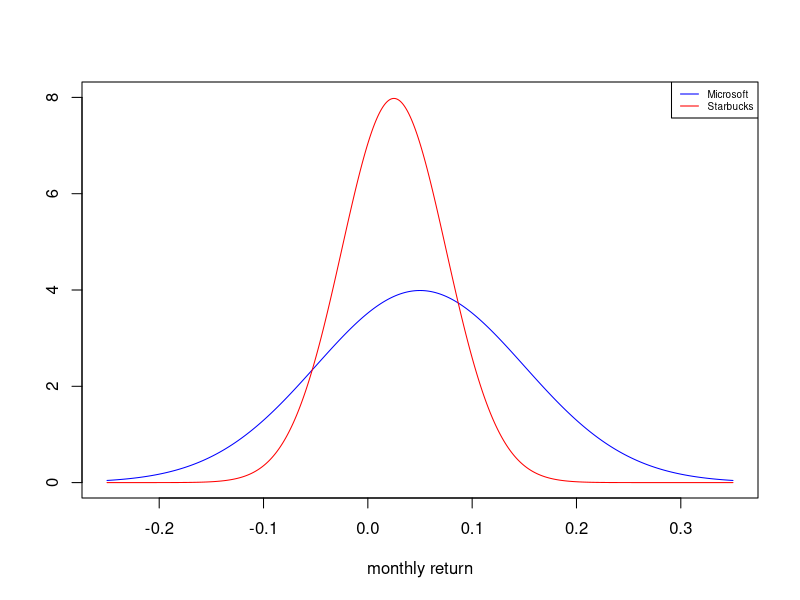
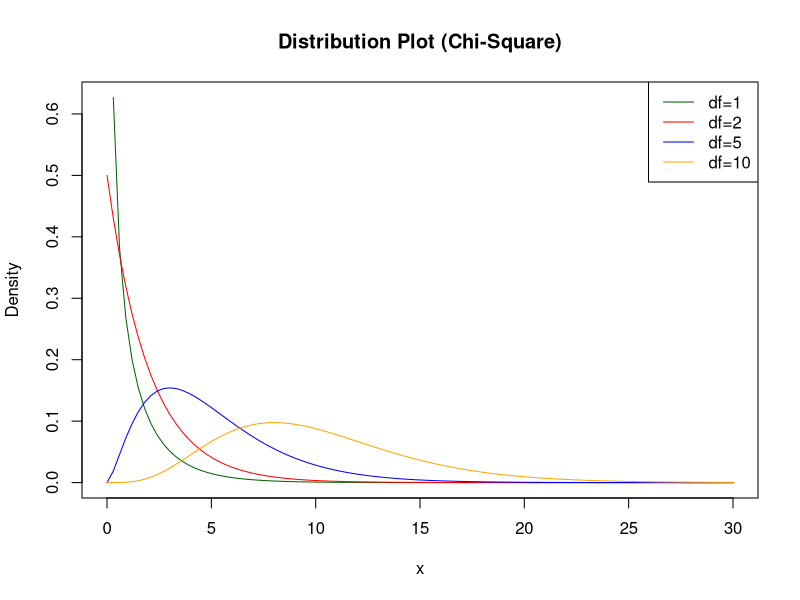
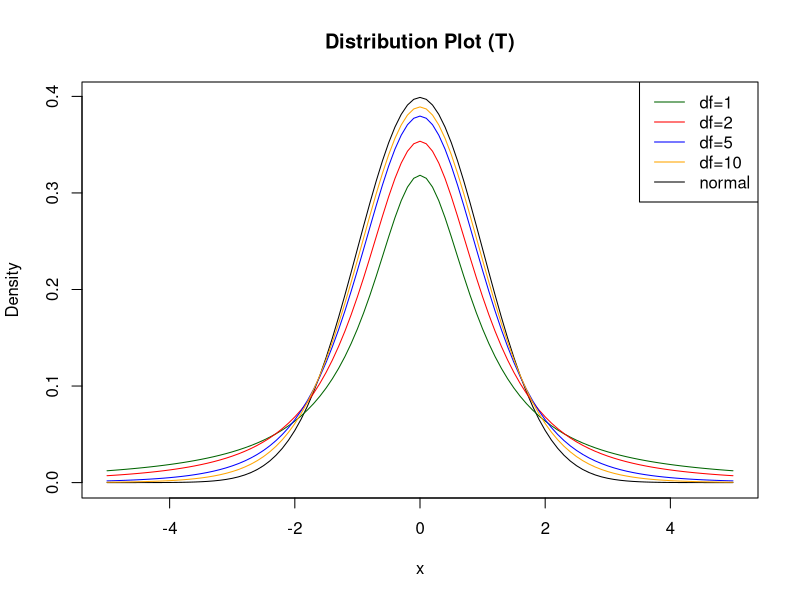

Generate these figures, in order, with R: (Note: this script raises an error after producing the figures.)
## ---- chunk 1
knitr::opts_chunk$set(echo = TRUE)
## ---- chunk 2
#1
pnorm(0.1,mean=0.05,sd=0.1,lower.tail=FALSE)
pnorm(-0.1,mean=0.05,sd=0.1)

a=pnorm(0.15,mean=0.05,sd=0.1)
b=pnorm(-0.05,mean=0.05,sd=0.1)
a-b

qnorm(0.01,mean=0.05,sd=0.1)
qnorm(0.05,mean=0.05,sd=0.1)
qnorm(0.95,mean=0.05,sd=0.1)
qnorm(0.99,mean=0.05,sd=0.1)
## ---- chunk 3
#2
intervals <- seq(-0.25, 0.35,length=1000)
hx <- dnorm(intervals,0.05,0.1)
hy <- dnorm(intervals,0.025,0.05)
plot(intervals, hx ,xlab="monthly return", ylab="",type="l", col="blue",ylim = c(0,8))
lines(intervals, hy, type="l", col="red")
legend("topright",legend=c("Microsoft","Starbucks"),col=c("blue","red"),lty=1,cex=0.6)

#Starbucks的變異較小，且其預期的return較高，所以有較低的風險 
## ---- chunk 4
#3
w0 = 100000
#VaR= SimpleReturn * w0
qnorm(0.01, mean=0.04, sd=0.09) * w0
qnorm(0.05, mean=0.04, sd=0.09) * w0
## ---- chunk 5
#4
w0 = 100000;
# r = ln(1+R),R=e^r-1
#1
#Compounded Return
r.01 = qnorm(0.01, mean=0.04, sd=0.09)
r.05 = qnorm(0.05, mean=0.04, sd=0.09)
#Simple Retern
R.01 = exp(r.01)-1
R.05 = exp(r.05)-1

R.01*w0
R.05*w0

#2
#For annual
#mean and standard deviation
x=12*0.04
y=sqrt(12*(0.09)^2)

#Compounded Return
ra.01 = qnorm(0.01,x,y)
ra.05 = qnorm(0.05,x,y)
#Simple retern
Ra.01 = exp(ra.01)-1
## ---- chunk 6
Ra.05 = exp(ra.05)-1

Ra.01*w0
Ra.05*w0

## ---- chunk 7
#5-1
curve(dchisq(x, df=1),0,30,col='darkgreen',main= 'Distribution Plot (Chi-Square)',ylab = 'Density',lwd =1)
curve(dchisq(x, df=2), col='red',lwd=1, add=TRUE)
curve(dchisq(x, df=5), col='blue',lwd=1, add=TRUE)
curve(dchisq(x, df=10), col='orange',lwd=1, add=TRUE)
legend("topright",legend=c("df=1","df=2","df=5","df=10"),col=c("darkgreen","red","blue","orange"),lty=1,cex=1)

## ---- chunk 8
#5-2
curve(dnorm(x),-5,5,col='black',main= 'Distribution Plot (T)',ylab = 'Density',lwd =1)
curve(dt(x, df=1), col='darkgreen',lwd=1,add=TRUE)
curve(dt(x, df=2), col='red',lwd=1, add=TRUE)
curve(dt(x, df=5), col='blue',lwd=1, add=TRUE)
curve(dt(x, df=10), col='orange',lwd=1, add=TRUE)
legend("topright",legend=c("df=1","df=2","df=5","df=10","normal"),col=c("darkgreen","red","blue","orange","black"),lty=1,cex=1)
## ---- chunk 9
#q6 and q7
knitr::include_graphics("./q6_q7.jpeg")
## ---- chunk 10
#q8 and q9
knitr::include_graphics("./q8_q9.jpeg")
